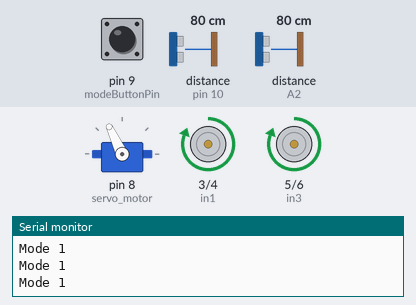
Bench run of a sketch on a simulated Arduino Uno, built with avr-gcc and run on an emulated ATmega328P. Parts: servo, motor-driver pin pairs drawn as motors (green arrow = first pin HIGH = forward, orange = second pin HIGH = backward, longer = more drive, scaled by the enable pin), the last lines printed to the serial monitor. Inputs (shaded band) come from the test bench; at power-on: distance to the obstacle (sensors on A2, pin 10) 80 cm, pin 9 (modeButtonPin) HIGH. The echo pulse lasts 58.3 µs per cm. At 24.5 s the program stops and its outputs stay as they are.

Above: at 3.3 s.
3.4 s: distance to the obstacle (sensor on A2) set to 23 cm
4.9 s: distance to the obstacle (sensor on A2) set to 18 cm
At 6.6 s:
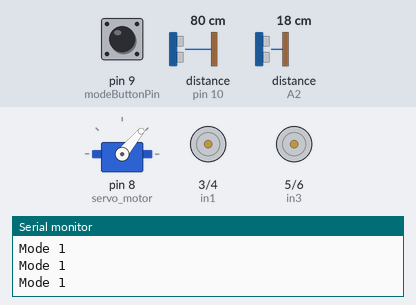
At 7.5 s:
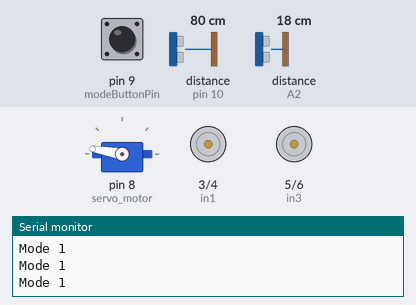
7.9 s: pin 9 (modeButtonPin) pulled LOW for 1 s
At 11.2 s:
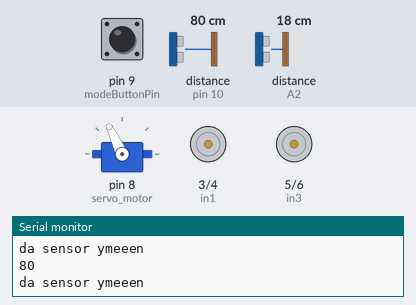
11.9 s: distance to the obstacle (sensor on pin 10) set to 17 cm
14.9 s: distance to the obstacle (sensor on pin 10) set to 14 cm
17.9 s: distance to the obstacle (sensor on A2) set to 10 cm
20.9 s: distance to the obstacle (sensor on A2) set to 7 cm
At 21.9 s:
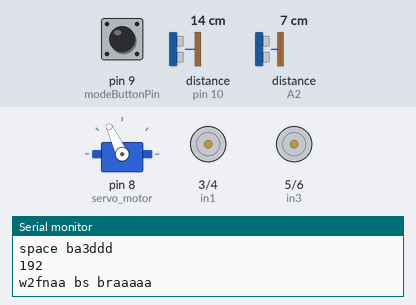
Timing chart, 0 to 23.9 s (numbered marks = the images above; inputs shaded):
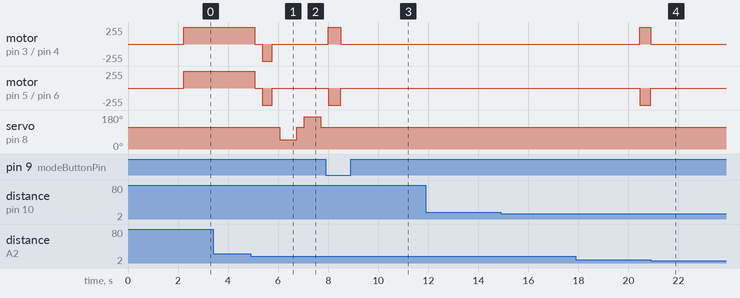

Measured:
- the behaviour switches between 21 and 20 cm on distance to the obstacle (sensor on A2) (found by bisection; images 0 and 1)
- after the input at 4.9 s, motor on pin 3 (in1) / pin 4 (in2), motor on pin 5 (in3) / pin 6 (in4): forward 255/255 → stopped after 0.16 s, → backward 255/255 0.30 s later, → stopped 0.40 s later; servo on pin 8 (servo_motor): 115° → 50° after 1.2 s, → 115° 0.67 s later, → 170° 0.30 s later, → 115° 0.67 s later
- after the input at 7.9 s, motor on pin 3 (in1) / pin 4 (in2), motor on pin 5 (in3) / pin 6 (in4): goes on until 8.5 s, then stays stopped; servo on pin 8 (servo_motor): stays 115° (without the input it goes to 50° after 1.7 s)
- after the input at 20.9 s, motor on pin 3 (in1) / pin 4 (in2): forward 255/255 → stopped at once; motor on pin 5 (in3) / pin 6 (in4): backward 255/255 → stopped at once

The sketch:

Autonomous_Car.ino
```cpp
#include <NewPing.h>
#include <Servo.h>


int enA = 2;
int enB = 7;
const int in1 = 3;
const int in2 = 4;
const int in3 = 5;
const int in4 = 6;

// Definitions for Mode 1
#define trigPin1 A1
#define echoPin1 A2
#define trigPin2 11
#define echoPin2 10
#define trigPin3 13
#define echoPin3 12
#define S 125
int space = 0;

// Definitions for Mode 2
#define maximum_distance 200
boolean goesForward = false;
int distance = 100;

NewPing sonar(trigPin1, echoPin1, maximum_distance); //sensor function
Servo servo_motor; //our servo name

// Button to switch modes
const int modeButtonPin = 9;
boolean mode = false; // false for Mode 0, true for Mode 1

// Mode 1 and Mode 2 function prototypes
void Stop();
void MoveForward();
void MoveLeft();
void MoveBack();
void MoveRight();
int UFun(int triger, int echo);
void Park();
int Check();
void MoveBackFirst();

void setup() {
  Serial.begin(9600);

  pinMode(enA, OUTPUT);
  pinMode(enB, OUTPUT);
  pinMode(in1, OUTPUT);
  pinMode(in2, OUTPUT);
  pinMode(in3, OUTPUT);
  pinMode(in4, OUTPUT);

  // Setup for Mode 1
  pinMode(trigPin1, OUTPUT);
  pinMode(echoPin1, INPUT);
  pinMode(trigPin2, OUTPUT);
  pinMode(echoPin2, INPUT);
  pinMode(trigPin3, OUTPUT);
  pinMode(echoPin3, INPUT);

  // Setup for Mode 2
  servo_motor.attach(8);
  servo_motor.write(115);
  delay(2000);
  distance = readPing();
  delay(100);

  // Setup for mode button
  pinMode(modeButtonPin, INPUT_PULLUP); // pull-up button configuration
}

void loop() {
  // Check the button state and switch modes
  mode = digitalRead(modeButtonPin);

  if (mode == false) {
    Serial.println("Mode 0");
    // Mode 1 operations
    delay(2000);
    Serial.println("space 2bl");
    Serial.println(space);
    if (Check()==1&& space>35){//after trial and error to check the right value ,it's varied by the speed
      Serial.println("space ba3ddd");
      Serial.println(space);
      space=0;
      Stop();
      Serial.println("w2fnaa bs braaaaa");
      delay(1000);
      Park();
      exit(0);
      }
    else {
      if(UFun(trigPin1,echoPin1)>4&&UFun(trigPin3,echoPin3)>4)
      {
        Serial.println(" Forward Ultra odammm");
        Serial.println(UFun(trigPin1,echoPin1));
        Serial.println(" Forward Ultra wraaaaa");
        Serial.println(UFun(trigPin3,echoPin3));
        MoveForward();
      }
      else{
        Serial.println("w2fnaa");
        Stop();
        }
      }
  } else {
    // Mode 2 operations
    Serial.println("Mode 1");
    int distanceRight = 0;
    int  distanceLeft = 0;
    delay(50);

    if (distance <= 20){
      moveStop();
      delay(300);
      moveBackward();
      delay(400);
      moveStop();
      delay(300);
      distanceRight = lookRight();
      delay(300);
      distanceLeft  = lookLeft();
      delay(300);

      if (distance >= distanceLeft){
        turnRight();
        moveStop();
      }
      else{
        turnLeft();
        moveStop();
      }
    }
    else{
      moveForward();
    }
      distance = readPing();
  }
}

// Mode 1 and Mode 2 functions
void Park(){//Parking algorithm
  MoveBackFirst();
  delay(1000);
  Stop();
  delay(2000);
  MoveLeft();
  delay(1500);
  int distanceBack;
  bool i = true;
  while(i==true){
    distanceBack = UFun(trigPin1,echoPin1);
    if(distanceBack>8){
      MoveBack();
    }
    else{
      i = false;
    }
  }
  Stop();
  delay(2000);
  MoveRight();
  delay(1600);
  Stop();

  }
int Check(){//Chicking the sutable parking space for the car width
  int Flag =0;
  while(UFun(trigPin2,echoPin2)>15){
    Serial.println("da sensor ymeeen");
    Serial.println(UFun(trigPin2,echoPin2));
    MoveForward();
    space++;
    Flag =1;
    }
  return Flag;
  }
int UFun(int triger , int echo){//ultrasonic reading
   long duration ;
   int distance;
        digitalWrite(triger,LOW);
        delayMicroseconds(2);
        digitalWrite(triger, HIGH);
        delayMicroseconds(10);
        digitalWrite(triger,LOW);

        duration = pulseIn(echo,HIGH);
        distance = duration/2 /29.1 ; // 331.5 m/s ===> 0 C.....331.5 +0.6*temp....343.5*100/1000000=.03435cm/us
  return distance;

  }

void MoveBackFirst(){
  // Turn on motor A

        digitalWrite(in1, HIGH);
        digitalWrite(in2, LOW);


        analogWrite(enA, S-25);

        // Turn on motor B

        digitalWrite(in3, LOW);
        digitalWrite(in4, HIGH);


        analogWrite(enB, S-25);


  }

void MoveBack(){
  // Turn on motor A

        digitalWrite(in1, HIGH);
        digitalWrite(in2, LOW);


        analogWrite(enA, S+100);

        // Turn on motor B

        digitalWrite(in3, LOW);
        digitalWrite(in4, HIGH);


        analogWrite(enB, S+100);


  }
void MoveLeft(){

  // Turn on motor A

  digitalWrite(in2, LOW);
  digitalWrite(in1, HIGH);


  analogWrite(enA, S);

  // Turn on motor B

  digitalWrite(in4, LOW);
  digitalWrite(in3, HIGH);

  analogWrite(enB, S);


  }
void MoveRight(){

    // Turn on motor A

  digitalWrite(in2, HIGH);
  digitalWrite(in1, LOW);

  analogWrite(enA, S-10);

  // Turn on motor B

  digitalWrite(in4, HIGH);
  digitalWrite(in3, LOW);

  analogWrite(enB, S-10);


     }
void Stop(){
  // Now turn off motors

  digitalWrite(in1, LOW);
  digitalWrite(in2, LOW);
  digitalWrite(in3, LOW);
  digitalWrite(in4, LOW);

  }
void MoveForward() {
    // Turn on motor A

  digitalWrite(in2, LOW);
  digitalWrite(in1, HIGH);

  analogWrite(enA, S);

  // Turn on motor B

  digitalWrite(in3, HIGH);
  digitalWrite(in4, LOW);

  analogWrite(enB, S);


}

// functions for Mode 2
int  lookRight(){
  servo_motor.write(50);
  delay(500);
  int distance =  readPing();
  delay(100);
  servo_motor.write(115);
  return distance;
}

int  lookLeft(){
  servo_motor.write(170);
  delay(500);
  int distance = readPing();
  delay(100);
  servo_motor.write(115);
  return distance;
  delay(100);
}

int  readPing(){
  delay(70);
  int cm = sonar.ping_cm();
  if (cm==0){
    cm=250;
  }
  return cm;
}

void moveStop(){
  analogWrite(enA, 255);
  analogWrite(enB, 255);
  digitalWrite(in3,  LOW);
  digitalWrite(in1, LOW);
  digitalWrite(in4,  LOW);
  digitalWrite(in2, LOW);
}

void moveForward(){

  if(!goesForward){

    goesForward=true;
    analogWrite(enA, 255);
    analogWrite(enB, 255);

    digitalWrite(in1,  HIGH);
    digitalWrite(in3, HIGH);

    digitalWrite(in2,  LOW);
    digitalWrite(in4, LOW);
  }
}

void moveBackward(){

  goesForward=false;

  analogWrite(enA, 255);
  analogWrite(enB, 255);

  digitalWrite(in2, HIGH);
  digitalWrite(in4,  HIGH);

  digitalWrite(in1, LOW);
  digitalWrite(in3,  LOW);

}

void turnRight(){

  analogWrite(enA, 255);
  analogWrite(enB, 255);

  digitalWrite(in1,  HIGH);
  digitalWrite(in4, HIGH);

  digitalWrite(in2,  LOW);
  digitalWrite(in3, LOW);

  delay(500);

  digitalWrite(in1, HIGH);
  digitalWrite(in3, HIGH);

  digitalWrite(in2, LOW);
  digitalWrite(in4,  LOW);


}

void turnLeft(){

  analogWrite(enA, 255);
  analogWrite(enB, 255);

  digitalWrite(in2,  HIGH);
  digitalWrite(in3, HIGH);

  digitalWrite(in1,  LOW);
  digitalWrite(in4, LOW);

  delay(500);

  digitalWrite(in1, HIGH);
  digitalWrite(in3, HIGH);

  digitalWrite(in2, LOW);
  digitalWrite(in4,  LOW);
}
```
